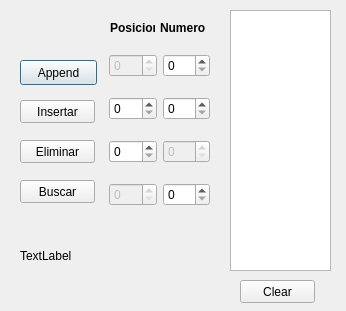
<?xml version="1.0" encoding="UTF-8"?>
<ui version="4.0">
 <class>Arreglos</class>
 <widget class="QDialog" name="Arreglos">
  <property name="geometry">
   <rect>
    <x>0</x>
    <y>0</y>
    <width>346</width>
    <height>311</height>
   </rect>
  </property>
  <property name="windowTitle">
   <string>Dialog</string>
  </property>
  <widget class="QPushButton" name="pushAgregar">
   <property name="geometry">
    <rect>
     <x>20</x>
     <y>60</y>
     <width>77</width>
     <height>25</height>
    </rect>
   </property>
   <property name="text">
    <string>Append</string>
   </property>
  </widget>
  <widget class="QListWidget" name="listWidget">
   <property name="geometry">
    <rect>
     <x>230</x>
     <y>10</y>
     <width>101</width>
     <height>261</height>
    </rect>
   </property>
  </widget>
  <widget class="QLabel" name="label">
   <property name="geometry">
    <rect>
     <x>110</x>
     <y>20</y>
     <width>45</width>
     <height>16</height>
    </rect>
   </property>
   <property name="font">
    <font>
     <weight>75</weight>
     <bold>true</bold>
    </font>
   </property>
   <property name="text">
    <string>Posicion</string>
   </property>
  </widget>
  <widget class="QPushButton" name="pushBuscar">
   <property name="geometry">
    <rect>
     <x>20</x>
     <y>180</y>
     <width>75</width>
     <height>23</height>
    </rect>
   </property>
   <property name="text">
    <string>Buscar</string>
   </property>
  </widget>
  <widget class="QWidget" name="horizontalLayoutWidget">
   <property name="geometry">
    <rect>
     <x>109</x>
     <y>40</y>
     <width>101</width>
     <height>181</height>
    </rect>
   </property>
   <layout class="QHBoxLayout" name="horizontalLayout">
    <item>
     <layout class="QVBoxLayout" name="verticalLayout_2">
      <item>
       <widget class="QSpinBox" name="spinBox">
        <property name="enabled">
         <bool>false</bool>
        </property>
       </widget>
      </item>
      <item>
       <widget class="QSpinBox" name="spinInsertarPos"/>
      </item>
      <item>
       <widget class="QSpinBox" name="spinEliminar"/>
      </item>
      <item>
       <widget class="QSpinBox" name="spinBox_6">
        <property name="enabled">
         <bool>false</bool>
        </property>
       </widget>
      </item>
     </layout>
    </item>
    <item>
     <layout class="QVBoxLayout" name="verticalLayout">
      <item>
       <widget class="QSpinBox" name="spinAgregar"/>
      </item>
      <item>
       <widget class="QSpinBox" name="spinInsertarNum"/>
      </item>
      <item>
       <widget class="QSpinBox" name="spinBox_7">
        <property name="enabled">
         <bool>false</bool>
        </property>
       </widget>
      </item>
      <item>
       <widget class="QSpinBox" name="spinBuscar"/>
      </item>
     </layout>
    </item>
   </layout>
  </widget>
  <widget class="QPushButton" name="pushInsertar">
   <property name="geometry">
    <rect>
     <x>20</x>
     <y>100</y>
     <width>75</width>
     <height>23</height>
    </rect>
   </property>
   <property name="text">
    <string>Insertar</string>
   </property>
  </widget>
  <widget class="QPushButton" name="pushEliminar">
   <property name="geometry">
    <rect>
     <x>20</x>
     <y>140</y>
     <width>75</width>
     <height>23</height>
    </rect>
   </property>
   <property name="text">
    <string>Eliminar</string>
   </property>
  </widget>
  <widget class="QLabel" name="resultBuscar">
   <property name="geometry">
    <rect>
     <x>20</x>
     <y>220</y>
     <width>201</width>
     <height>71</height>
    </rect>
   </property>
   <property name="text">
    <string>TextLabel</string>
   </property>
  </widget>
  <widget class="QLabel" name="label_2">
   <property name="geometry">
    <rect>
     <x>160</x>
     <y>20</y>
     <width>51</width>
     <height>16</height>
    </rect>
   </property>
   <property name="font">
    <font>
     <weight>75</weight>
     <bold>true</bold>
    </font>
   </property>
   <property name="text">
    <string>Numero</string>
   </property>
  </widget>
  <widget class="QPushButton" name="pushClear">
   <property name="geometry">
    <rect>
     <x>240</x>
     <y>280</y>
     <width>75</width>
     <height>23</height>
    </rect>
   </property>
   <property name="text">
    <string>Clear</string>
   </property>
  </widget>
 </widget>
 <resources/>
 <connections/>
</ui>
